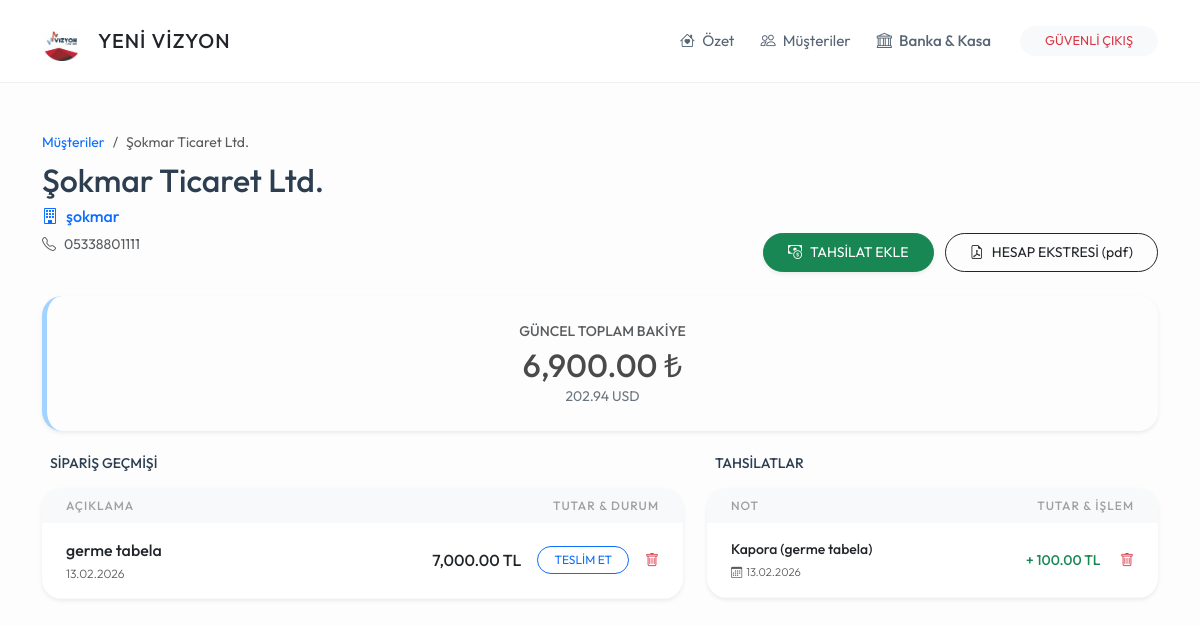
Screenshot of /musteri/1 (signed in) with the database file from the repository.
### models.py (models this page shows)
class Musteri(db.Model):
    id = db.Column(db.Integer, primary_key=True)
    ad_soyad = db.Column(db.String(100), nullable=False)
    telefon = db.Column(db.String(20))
    isyeri_adi = db.Column(db.String(200))
    isyeri_adresi = db.Column(db.Text)
    durum = db.Column(db.String(20), default='Aktif')
    isler = db.relationship('IsKaydi', backref='sahibi', lazy=True)
    odemeler = db.relationship('Odeme', backref='musteri', lazy=True)

class IsKaydi(db.Model):
    id = db.Column(db.Integer, primary_key=True)
    is_tanimi = db.Column(db.String(200), nullable=False)
    toplam_bedel = db.Column(db.Float, nullable=False, default=0.0)
    para_birimi = db.Column(db.String(5), default='TL')
    maliyet = db.Column(db.Float, default=0.0)
    teslim_tarihi = db.Column(db.String(20))
    durum = db.Column(db.String(20), default='Devam Ediyor')
    kayit_tarihi = db.Column(db.DateTime, default=datetime.now)
    musteri_id = db.Column(db.Integer, db.ForeignKey('musteri.id'), nullable=False)

class Odeme(db.Model):
    id = db.Column(db.Integer, primary_key=True)
    tutar = db.Column(db.Float, nullable=False)
    birim = db.Column(db.String(5), default='TL')
    aciklama = db.Column(db.String(200))
    odeme_yontemi = db.Column(db.String(50), default='Havale/EFT') # Nakit, POS, Çek vb.
    banka_kasa_id = db.Column(db.Integer, db.ForeignKey('banka_kasa.id'), nullable=True)
    kur_degeri = db.Column(db.Float, default=1.0)
    odeme_tarihi = db.Column(db.DateTime, default=datetime.now)
    musteri_id = db.Column(db.Integer, db.ForeignKey('musteri.id'), nullable=False)

### routes/musteri_isleri.py (the view)
@musteri_bp.route('/musteri/<int:id>')
def musteri_detay(id):
    if 'logged_in' not in session:
        return redirect(url_for('genel.index'))
    m = Musteri.query.get_or_404(id)
    kasalar = BankaKasa.query.filter_by(durum='Aktif').all()
    net_tl = sum(i.toplam_bedel * GUNCEL_KURLAR.get(i.para_birimi, 1.0) for i in m.isler) - sum(o.tutar * o.kur_degeri for o in m.odemeler)
    return render_template('musteri_detay.html',
                           musteri=m,
                           toplam_tl=round(net_tl, 2),
                           toplam_usd=round(net_tl / GUNCEL_KURLAR.get('USD', 1.0), 2),
                           kurlar=GUNCEL_KURLAR,
                           kasalar=kasalar)

### templates/musteri_detay.html (shortened to what this page needs)
{% extends "base.html" %}
{% block content %}
<div class="row g-4 mb-4">
    <div class="col-md-7">
        <nav aria-label="breadcrumb">
            <ol class="breadcrumb mb-2">
                <li class="breadcrumb-item small"><a href="/musteriler" class="text-decoration-none">Müşteriler</a></li>
                <li class="breadcrumb-item small active">{{ musteri.ad_soyad }}</li>
            </ol>
        </nav>
        <h2 class="mb-1 fw-bold">{{ musteri.ad_soyad }}</h2>
        {% if musteri.isyeri_adi %}
        <p class="text-primary fw-medium mb-1"><i class="bi bi-building me-2"></i>{{ musteri.isyeri_adi }}</p>
        {% endif %}
        <p class="text-muted small mt-1"><i class="bi bi-telephone me-2"></i>{{ musteri.telefon or '-' }}</p>
    </div>
    <div class="col-md-5 text-md-end align-self-end mt-3 mt-md-0">
        <button class="btn btn-success btn-sm rounded-pill px-4 py-2 me-2 shadow-sm" data-bs-toggle="modal" data-bs-target="#odemeEkleModal">
            <i class="bi bi-cash-coin me-2"></i>TAHSİLAT EKLE
        </button>
        <a href="/pdf_indir/{{ musteri.id }}" class="btn btn-outline-dark btn-sm rounded-pill px-4 py-2">
            <i class="bi bi-file-earmark-pdf me-2"></i>HESAP EKSTRESİ (pdf)
        </a>
    </div>
</div>
<div class="row g-4">
    <div class="col-12">
        <div class="card card-custom text-center border-0 shadow-sm" style="background: #fdfdfd; border-left: 5px solid #a2d2ff !important;">
            <div class="text-uppercase small fw-medium text-muted mb-1">GÜNCEL TOPLAM BAKİYE</div>
            <div class="h2 mb-0" style="color: #4a4a4a;">{{ "{:,.2f}".format(toplam_tl) }} ₺</div>
            <div class="small text-secondary">{{ "{:,.2f}".format(toplam_usd) }} USD</div>
        </div>
    </div>
    <div class="col-lg-7">
        <div class="d-flex justify-content-between align-items-center mb-3 px-2">
            <h5 class="mb-0 small fw-bold text-uppercase">Sipariş Geçmişi</h5>
        </div>
        <div class="card card-custom p-0 overflow-hidden border-0 shadow-sm">
            <table class="table table-hover align-middle mb-0">
                <thead>
                    <tr class="bg-light">
                        <th class="ps-4">Açıklama</th>
                        <th class="text-end pe-4">Tutar & Durum</th>
                    </tr>
                </thead>
                <tbody>
                    {% for is in musteri.isler %}
                    <tr>
                        <td class="ps-4">
                            <div class="fw-medium text-dark">{{ is.is_tanimi }}</div>
                            <div style="font-size: 0.75rem;" class="text-muted">{{ is.kayit_tarihi.strftime('%d.%m.%Y') }}</div>
                        </td>
                        <td class="text-end pe-4">
                            <div class="d-flex justify-content-end align-items-center gap-3">
                                <span class="fw-medium">{{ "{:,.2f}".format(is.toplam_bedel) }} {{ is.para_birimi }}</span>
                                {% if is.durum == 'Devam Ediyor' %}
                                    <a href="/is_teslim_et/{{ is.id }}" class="btn btn-sm btn-outline-primary rounded-pill px-3 py-1" style="font-size: 0.75rem;">
                                        TESLİM ET
                                    </a>
                                {% else %}
                                    <span class="badge bg-success rounded-pill px-2 py-1 fw-normal" style="font-size: 0.7rem;">
                                        <i class="bi bi-check-lg me-1"></i>TESLİM EDİLDİ
                                    </span>
                                    <a href="/is_durum_geri_al/{{ is.id }}" class="text-muted small" title="Geri Al (Devam Ediyor yap)"><i class="bi bi-arrow-counterclockwise"></i></a>
                                {% endif %}
                                <a href="/is_sil/{{ is.id }}" onclick="return confirm('Bu iş kaydını silmek istediğinize emin misiniz? Bakiyeden düşülecektir.');" class="text-danger small"><i class="bi bi-trash"></i></a>
                            </div>
                        </td>
                    </tr>
                    {% endfor %}
                </tbody>
            </table>
        </div>
    </div>
    <div class="col-lg-5">
        <div class="d-flex justify-content-between align-items-center mb-3 px-2">
            <h5 class="mb-0 small fw-bold text-uppercase">Tahsilatlar</h5>
        </div>
        <div class="card card-custom p-0 overflow-hidden border-0 shadow-sm">
            <table class="table table-hover align-middle mb-0">
                <thead>
                    <tr class="bg-light">
                        <th class="ps-4">Not</th>
                        <th class="text-end pe-4">Tutar & İşlem</th>
                    </tr>
                </thead>
                <tbody>
                    {% for o in musteri.odemeler %}
                    <tr>
                        <td class="ps-4">
                            <div class="fw-medium text-dark small">{{ o.aciklama }}</div>
                            <div style="font-size: 0.7rem;" class="text-muted mt-1">
                                <i class="bi bi-calendar3 me-1"></i>{{ o.odeme_tarihi.strftime('%d.%m.%Y') }}
                            </div>
                        </td>
                        <td class="text-end pe-4">
                            <span class="text-success small fw-medium me-3">+ {{ "{:,.2f}".format(o.tutar) }} {{ o.birim }}</span>
                            <a href="/odeme_sil/{{ o.id }}" onclick="return confirm('Bu tahsilat kaydını silmek istediğinize emin misiniz? Bakiye artacaktır.');" class="text-danger small"><i class="bi bi-trash"></i></a>
                        </td>
                    </tr>
                    {% endfor %}
                </tbody>
            </table>
        </div>
    </div>
</div>
{% endblock %}

### templates/base.html (shortened to what this page needs)
<!DOCTYPE html>
<html lang="tr">
<head>
    <link href="https://cdn.jsdelivr.net/npm/bootstrap@5.3.0/dist/css/bootstrap.min.css" rel="stylesheet">
    <link rel="stylesheet" href="https://cdn.jsdelivr.net/npm/bootstrap-icons@1.11.0/font/bootstrap-icons.css">
</head>
<body>
<nav class="navbar navbar-expand-lg navbar-yvr sticky-top">
    <div class="container">
        <a class="navbar-brand d-flex align-items-center" href="/">
            <img src="/static/logo.png" alt="YVR Logo" onerror="this.src='https://via.placeholder.com/40x40?text=YVR'">
            <span class="ms-3 fw-bold text-dark" style="letter-spacing: 1px;">YENİ VİZYON</span>
        </a>
        <div class="collapse navbar-collapse" id="navbarNav">
            <ul class="navbar-nav ms-auto align-items-center">
                <li class="nav-item"><a class="nav-link" href="/"><i class="bi bi-house-heart me-1"></i> Özet</a></li>
                <li class="nav-item"><a class="nav-link" href="/musteriler"><i class="bi bi-people me-1"></i> Müşteriler</a></li>
                <li class="nav-item"><a class="nav-link text-dark fw-bold" href="{{ url_for('genel.kasa_banka_yonetimi') }}"><i class="bi bi-bank me-1"></i> Banka & Kasa </a></li>
                <li class="nav-item ms-lg-3"><a class="btn btn-light btn-sm px-4 rounded-pill text-danger" href="/logout" style="font-size: 0.8rem;">GÜVENLİ ÇIKIŞ</a></li>
            </ul>
        </div>
    </div>
</nav>
<div class="container py-5">
    {% block content %}{% endblock %}
</div>
</body>
</html>

### templates/base.html (style rules this page uses)
:root { --yvr-bg: #fdfdfd; --yvr-card-bg: #ffffff; --yvr-primary: #a2d2ff; --yvr-secondary: #bde0fe; --yvr-accent: #ffafcc; --yvr-text: #576574; --yvr-text-dark: #2c3e50; }
body { background-color: var(--yvr-bg); font-family: 'Outfit', sans-serif; color: var(--yvr-text); font-weight: 400; line-height: 1.6; }
h1, h2, h3, h4, h5, .fw-bold { font-weight: 500 !important; color: var(--yvr-text-dark); }
.navbar-yvr { background-color: white; border-bottom: 1px solid #f1f1f1; padding: 1rem 0; }
.navbar-brand img { height: 40px; width: auto; filter: grayscale(20%); }
.nav-link { color: var(--yvr-text) !important; font-size: 0.95rem; margin: 0 5px; transition: all 0.3s; }
.card-custom { background: var(--yvr-card-bg); border-radius: 20px; border: none; box-shadow: 0 10px 30px rgba(0,0,0,0.02); padding: 1.5rem; }
.table { --bs-table-bg: transparent; }
.table thead th { font-weight: 500; text-transform: uppercase; font-size: 0.75rem; letter-spacing: 1px; color: #a0a0a0; border: none; }
.table td { border-bottom: 1px solid #f8f9fa; padding: 15px 10px; font-weight: 300; }

### rows the page displays
Musteri: ad_soyad "Şokmar Ticaret Ltd.", isyeri_adi "şokmar", telefon "05338801111"
IsKaydi: is_tanimi "germe tabela", kayit_tarihi "13.02.2026", toplam_bedel "7,000.00", para_birimi "TL"
Odeme: aciklama "Kapora (germe tabela)", odeme_tarihi "13.02.2026", tutar "100.00", birim "TL"

### other values shown
{{ "{:,.2f}".format(toplam_tl) }} "6,900.00"
{{ "{:,.2f}".format(toplam_usd) }} "202.94"
